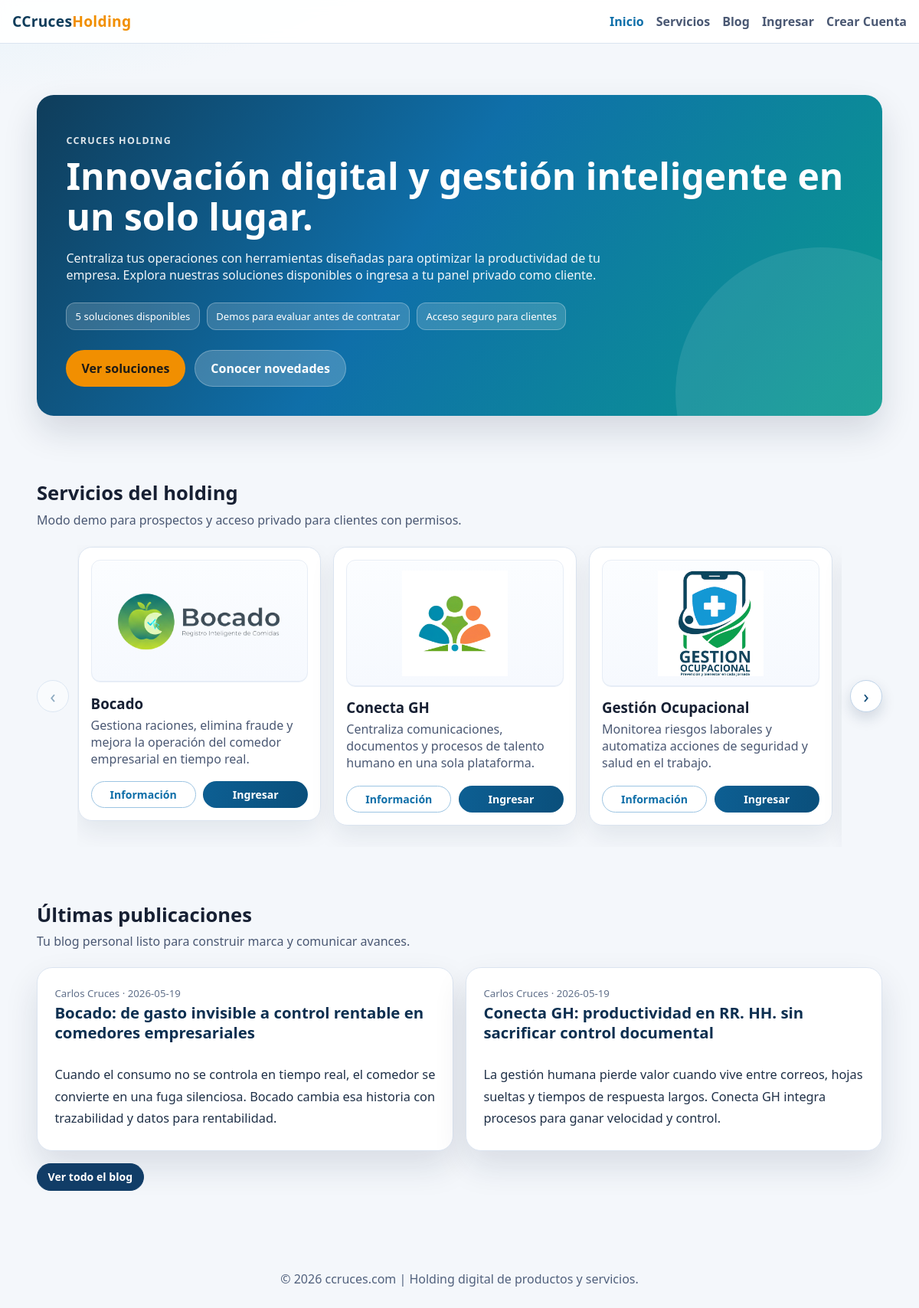
The page / on the database its author committed.
### tables this page shows
CREATE TABLE IF NOT EXISTS services (
  id VARCHAR(64) PRIMARY KEY,
  name VARCHAR(120) NOT NULL,
  tagline VARCHAR(180) NOT NULL DEFAULT '',
  description TEXT NOT NULL,
  summary TEXT NULL,
  content TEXT NULL,
  benefits TEXT NULL,
  financial_benefits TEXT NULL,
  roi_note TEXT NULL,
  video_url VARCHAR(255) NULL,
  logo VARCHAR(255) NOT NULL,
  demo_url VARCHAR(255) NOT NULL,
  private_url VARCHAR(255) NOT NULL,
  status VARCHAR(120) NOT NULL DEFAULT 'Disponible',
  is_active TINYINT(1) NOT NULL DEFAULT 1,
  sort_order INT UNSIGNED NOT NULL DEFAULT 0,
  created_at TIMESTAMP NOT NULL DEFAULT CURRENT_TIMESTAMP,
  updated_at TIMESTAMP NOT NULL DEFAULT CURRENT_TIMESTAMP ON UPDATE CURRENT_TIMESTAMP,
  INDEX idx_services_sort_order_name (sort_order, name),
  INDEX idx_services_is_active (is_active),
  INDEX idx_services_status (status)
);

CREATE TABLE IF NOT EXISTS posts (
  id VARCHAR(64) PRIMARY KEY,
  title VARCHAR(180) NOT NULL,
  slug VARCHAR(191) NULL,
  excerpt TEXT NULL,
  content MEDIUMTEXT NOT NULL,
  author VARCHAR(120) NOT NULL,
  is_published TINYINT(1) NOT NULL DEFAULT 1,
  published_at DATE NOT NULL,
  deleted_at DATETIME NULL,
  created_at TIMESTAMP NOT NULL DEFAULT CURRENT_TIMESTAMP,
  updated_at TIMESTAMP NOT NULL DEFAULT CURRENT_TIMESTAMP ON UPDATE CURRENT_TIMESTAMP,
  UNIQUE KEY uq_posts_slug (slug),
  INDEX idx_posts_published_at (published_at),
  INDEX idx_posts_visibility_date (is_published, published_at),
  INDEX idx_posts_author_date (author, published_at),
  INDEX idx_posts_deleted_at (deleted_at),
  FULLTEXT KEY idx_posts_fulltext (title, excerpt, content)
);

### includes/service_modal.php (called while the page is built, shortened)
<?php
function service_video_embed_url(string $rawUrl): string
{
    $rawUrl = trim($rawUrl);
    if ($rawUrl === '') {
        return '';
    }
    return $rawUrl;
}
function service_private_entry_url(array $service): string
{
    $privateUrlRaw = trim((string) ($service['private_url'] ?? ''));
    if ($privateUrlRaw !== '') {
        return str_starts_with($privateUrlRaw, 'http') ? $privateUrlRaw : app_url($privateUrlRaw);
    }
    return app_url('acceso.php?servicio=' . urlencode((string) ($service['id'] ?? '')));
}
function service_modal_details(array $service): array
{
    $splitLines = static function (string $text): array {
        $lines = preg_split('/\r\n|\r|\n/', trim($text)) ?: [];
        return array_values(array_filter(array_map('trim', $lines), static fn(string $line): bool => $line !== ''));
    };
    $summary = trim((string) ($service['summary'] ?? ''));
    $content = trim((string) ($service['content'] ?? ''));
    $benefitsText = trim((string) ($service['benefits'] ?? ''));
    $financialBenefitsText = trim((string) ($service['financial_benefits'] ?? ''));
    $roiNote = trim((string) ($service['roi_note'] ?? ''));
    $payload = [
        'summary' => $summary !== '' ? $summary : (string) ($service['description'] ?? ''),
        'content' => $content !== '' ? $content : 'Este servicio forma parte del ecosistema CCruces Holding y está orientado a mejorar productividad, control y trazabilidad en procesos clave.',
        'video_url' => trim((string) ($service['video_url'] ?? '')),
        'benefits' => $benefitsText !== '' ? $splitLines($benefitsText) : [
            'Implementación rápida para equipos operativos.',
            'Visibilidad centralizada de indicadores clave.',
            'Escalabilidad por unidades de negocio y sedes.',
        ],
        'financial_benefits' => $financialBenefitsText !== '' ? $splitLines($financialBenefitsText) : [
            'Mejor asignación de costos por centro de responsabilidad.',
            'Menor reproceso administrativo por datos dispersos.',
            'Información más confiable para presupuestos y cierres.',
        ],
        'roi_note' => $roiNote !== '' ? $roiNote : 'Impacto esperado: control más preciso de costos, mejor disciplina operativa y decisiones financieras con menor incertidumbre.',
        'images' => [
            (string) ($service['logo'] ?? 'img/Icono BB.png'),
        ],
    ];
    $payload['benefits'] = array_values(array_filter((array) ($payload['benefits'] ?? []), static fn($item): bool => is_string($item) && trim($item) !== ''));
    $payload['financial_benefits'] = array_values(array_filter((array) ($payload['financial_benefits'] ?? []), static fn($item): bool => is_string($item) && trim($item) !== ''));
    $payload['images'] = array_values(array_filter((array) ($payload['images'] ?? []), static fn($item): bool => is_string($item) && trim($item) !== ''));
    $payload['video_url'] = service_video_embed_url((string) ($payload['video_url'] ?? ''));
    return $payload;
}
function service_modal_payload(array $service): array
{
    $details = service_modal_details($service);
    $demoUrlRaw = (string) ($service['demo_url'] ?? '');
    $demoUrl = str_starts_with($demoUrlRaw, 'http') ? $demoUrlRaw : app_url($demoUrlRaw);
    $privateUrl = service_private_entry_url($service);
    $videoUrlRaw = (string) ($details['video_url'] ?? '');
    $videoEmbedUrl = service_video_embed_url($videoUrlRaw);
    $images = [];
    foreach ((array) ($details['images'] ?? []) as $img) {
        $path = (string) $img;
        $images[] = [
            'src' => app_url($path),
            'alt' => (string) ($service['name'] ?? 'Servicio'),
        ];
    }
    return [
        'id' => (string) ($service['id'] ?? ''),
        'name' => (string) ($service['name'] ?? 'Servicio'),
        'tagline' => (string) ($service['tagline'] ?? ''),
        'description' => (string) ($service['description'] ?? ''),
        'summary' => (string) ($details['summary'] ?? ''),
        'content' => (string) ($details['content'] ?? ''),
        'benefits' => (array) ($details['benefits'] ?? []),
        'financial_benefits' => (array) ($details['financial_benefits'] ?? []),
        'roi_note' => (string) ($details['roi_note'] ?? ''),
        'images' => $images,
        'video_url' => $videoEmbedUrl,
        'demo_url' => $demoUrl,
        'private_url' => $privateUrl,
    ];
}
    ?>

### includes/repositories/services_repository.php (called while the page is built, shortened)
<?php
function services_all(): array
{
    $pdo = db();
    if ($pdo) {
        $stmt = $pdo->query('SELECT id, name, tagline, description, summary, content, benefits, financial_benefits, roi_note, video_url, logo, demo_url, private_url, status, sort_order FROM services ORDER BY sort_order ASC, name ASC');
        return $stmt->fetchAll();
    }
    $rows = read_json_file('services.json', []);
    return is_array($rows) ? $rows : [];
}

### includes/core/app.php (called while the page is built, shortened)
<?php
function app_url(string $path = ''): string
{
    $scriptName = str_replace('\\', '/', $_SERVER['SCRIPT_NAME'] ?? '/');
    $basePath = str_replace('\\', '/', dirname($scriptName));
    $basePath = rtrim($basePath, '/');
    return $basePath . '/' . ltrim($path, '/');
}
function e(string $value): string
{
    return htmlspecialchars(normalize_text($value), ENT_QUOTES, 'UTF-8');
}
function normalize_text(string $value): string
{
    if ($value === '' || !preg_match('/[ÃÂð]/u', $value)) {
        return $value;
    }
    return $value;
}

### includes/repositories/posts_repository.php (called while the page is built, shortened)
<?php
function posts_all(string $query = ''): array
{
    $pdo = db();
    if ($pdo) {
        if ($query === '') {
            $stmt = $pdo->query('SELECT id, title, excerpt, content, author, published_at FROM posts ORDER BY published_at DESC, created_at DESC');
            return $stmt->fetchAll();
        }
        $like = '%' . $query . '%';
        $stmt = $pdo->prepare(
            'SELECT id, title, excerpt, content, author, published_at
             FROM posts
             WHERE title LIKE ? OR excerpt LIKE ? OR content LIKE ?
             ORDER BY published_at DESC, created_at DESC'
        );
        $stmt->execute([$like, $like, $like]);
        return $stmt->fetchAll();
    }
    $posts = read_json_file('posts.json', []);
    usort($posts, static fn(array $a, array $b): int => strcmp((string) ($b['published_at'] ?? ''), (string) ($a['published_at'] ?? '')));
    $toLower = static function (string $value): string {
        return function_exists('mb_strtolower') ? mb_strtolower($value) : strtolower($value);
    };
    return array_values(array_filter($posts, static function (array $post) use ($query, $toLower): bool {
        $haystack = $toLower((string) ($post['title'] ?? '') . ' ' . (string) ($post['excerpt'] ?? '') . ' ' . (string) ($post['content'] ?? ''));
        return strpos($haystack, $toLower($query)) !== false;
    }));
}

### index.php (the view, shortened to what this page needs)
<?php
require_once __DIR__ . '/includes/layout.php';
$services = services_all();
$posts = posts_all();
$featuredPosts = array_slice($posts, 0, 2);
?>
<main>
    <section class="hero wrap">
        <article class="hero-card">
            <p class="kicker">CCruces Holding</p>
            <h1>Innovación digital y gestión inteligente en un solo lugar.</h1>
            <p>
                Centraliza tus operaciones con herramientas diseñadas para optimizar la productividad de tu empresa.
                Explora nuestras soluciones disponibles o ingresa a tu panel privado como cliente.
            </p>
            <div class="hero-metrics">
                <span class="metric"><?= count($services) ?> soluciones disponibles</span>
                <span class="metric">Demos para evaluar antes de contratar</span>
                <span class="metric">Acceso seguro para clientes</span>
            </div>
            <div class="cta-row">
                <a class="btn btn-main" href="<?= e(app_url('servicios.php')) ?>">Ver soluciones</a>
                <a class="btn btn-soft" href="<?= e(app_url('blog.php')) ?>">Conocer novedades</a>
            </div>
        </article>
    </section>
    <section class="section wrap">
        <h2>Servicios del holding</h2>
        <p class="lead">Modo demo para prospectos y acceso privado para clientes con permisos.</p>
        <div class="services-slider" data-service-slider>
            <button class="services-slider__control" type="button" data-slider-prev aria-label="Servicio anterior">&#8249;</button>
            <div class="services-slider__viewport" data-slider-viewport tabindex="0" aria-label="Carrusel de servicios">
                <div class="services-slider__track">
                    <?php foreach ($services as $service): ?>
                        <?php
                        $modalPayload = service_modal_payload($service);
                        $modalJson = json_encode($modalPayload, JSON_UNESCAPED_UNICODE | JSON_UNESCAPED_SLASHES);
                        ?>
                        <article
                            class="card service-card services-slider__item"
                            role="button"
                            tabindex="0"
                            data-service-id="<?= e((string) ($service['id'] ?? '')) ?>"
                            data-service-card
                            data-service-payload="<?= e($modalJson ?: '{}') ?>"
                            aria-label="Ver detalles de <?= e((string) ($service['name'] ?? 'Servicio')) ?>"
                        >
                            <div class="service-card__logo-frame">
                                <img class="service-card__logo" src="<?= e(app_url((string) ($service['logo'] ?? 'img/Icono BB.png'))) ?>" alt="<?= e((string) ($service['name'] ?? 'Servicio')) ?>" />
                            </div>
                            <h3><?= e((string) ($service['name'] ?? 'Servicio')) ?></h3>
                            <p><?= e((string) ($service['description'] ?? '')) ?></p>
                            <div class="row-actions service-actions">
                                <button class="btn-mini" type="button" data-service-open>Información</button>
                                <a class="btn-mini main" href="<?= e(service_private_entry_url($service)) ?>">Ingresar</a>
                            </div>
                        </article>
                    <?php endforeach; ?>
                </div>
            </div>
            <button class="services-slider__control" type="button" data-slider-next aria-label="Siguiente servicio">&#8250;</button>
        </div>
    </section>
    <section class="section wrap">
        <h2>Últimas publicaciones</h2>
        <p class="lead">Tu blog personal listo para construir marca y comunicar avances.</p>
        <div class="latest-posts-grid">
            <?php foreach ($featuredPosts as $post): ?>
                <article class="articulo-destacado latest-post-card">
                    <header class="articulo-cabecera">
                        <p class="post-meta"><?= e((string) ($post['author'] ?? 'Autor')) ?> · <?= e((string) ($post['published_at'] ?? '')) ?></p>
                        <h3><?= e((string) ($post['title'] ?? 'Sin tÃ­tulo')) ?></h3>
                    </header>
                    <div class="articulo-cuerpo">
                        <p><?= e((string) ($post['excerpt'] ?? '')) ?></p>
                    </div>
                </article>
            <?php endforeach; ?>
        </div>
        <div class="row-actions" style="margin-top:1rem;">
            <a class="btn-mini main blog-view-all-btn" href="<?= e(app_url('blog.php')) ?>">Ver todo el blog</a>
        </div>
    </section>
</main>

### rows shown on the page
services: logo+name (picture), name "Bocado", description "Gestiona raciones, elimina fraude y mejora la operación del comedor empresarial en tiempo real."
services: logo (picture), name "Conecta GH", description "Centraliza comunicaciones, documentos y procesos de talento humano en una sola plataforma."
services: logo (picture), name "Gestión Ocupacional", description "Monitorea riesgos laborales y automatiza acciones de seguridad y salud en el trabajo."
posts: author "Carlos Cruces", published_at "2026-05-19", title "Bocado: de gasto invisible a control rentable en comedores empresariales", excerpt "Cuando el consumo no se controla en tiempo real, el comedor se convierte en una fuga silenciosa. Bocado cambia esa historia con trazabilidad y datos para rentabilidad."
posts: author "Carlos Cruces", published_at "2026-05-19", title "Conecta GH: productividad en RR. HH. sin sacrificar control documental", excerpt "La gestión humana pierde valor cuando vive entre correos, hojas sueltas y tiempos de respuesta largos. Conecta GH integra procesos para ganar velocidad y control."

### other values the page prints
count($services) "5"
